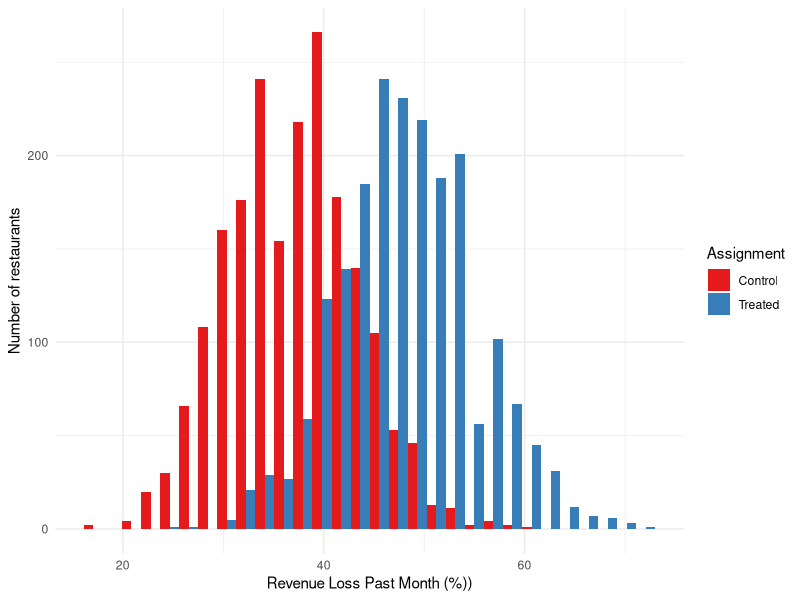
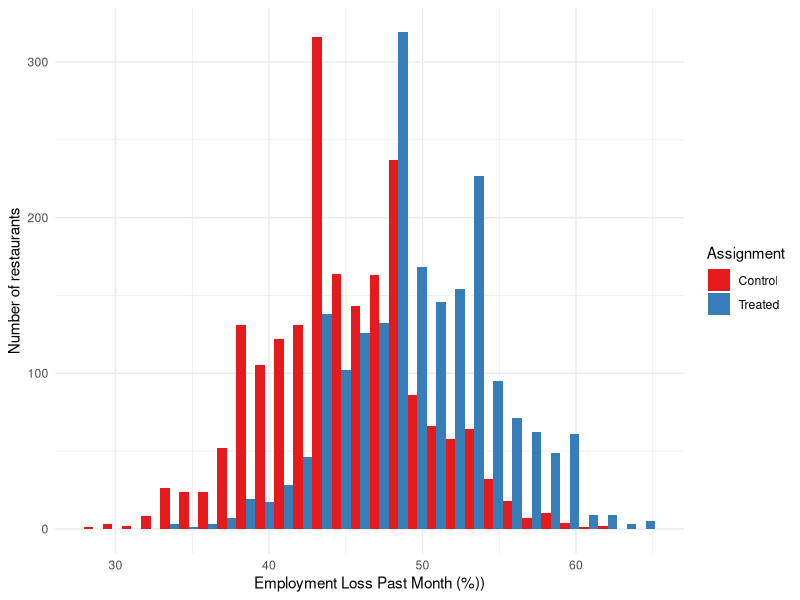
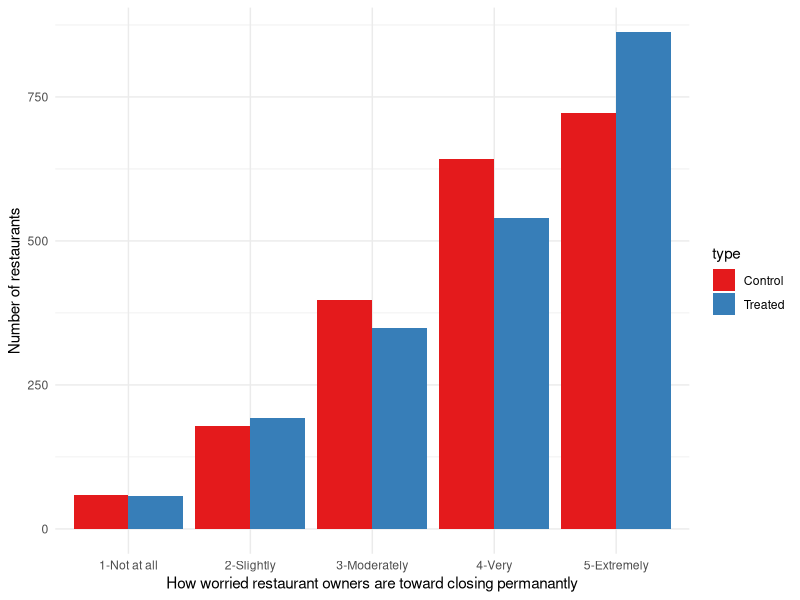
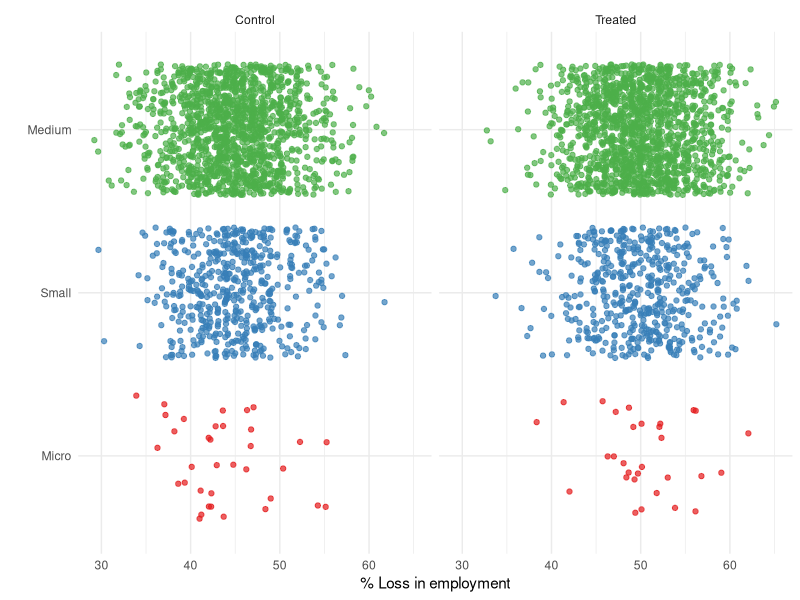
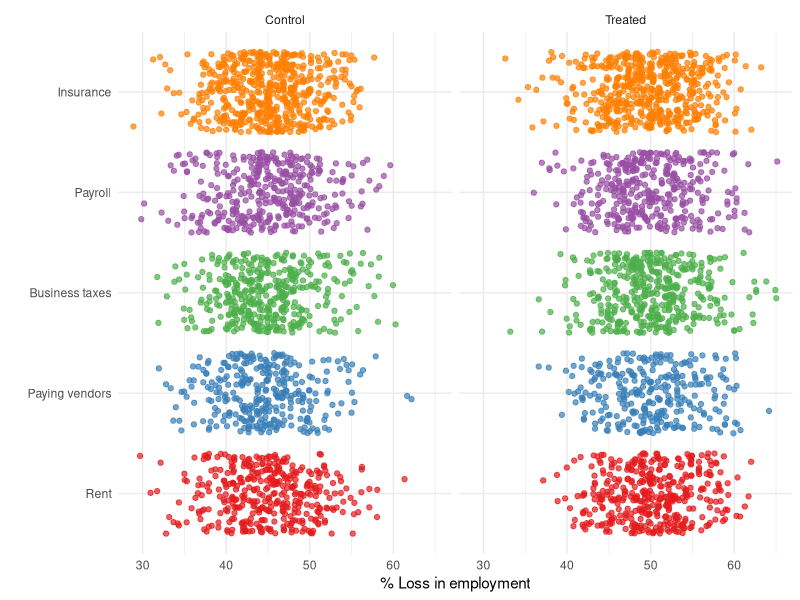
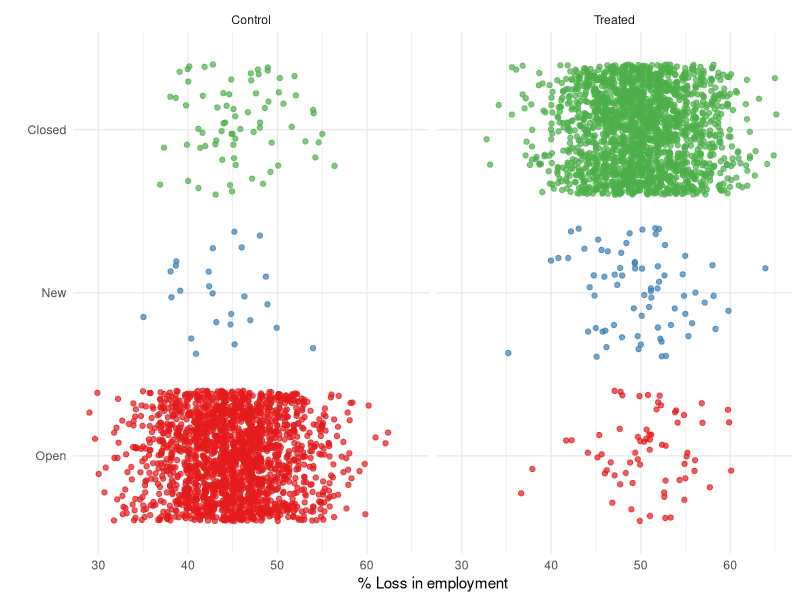
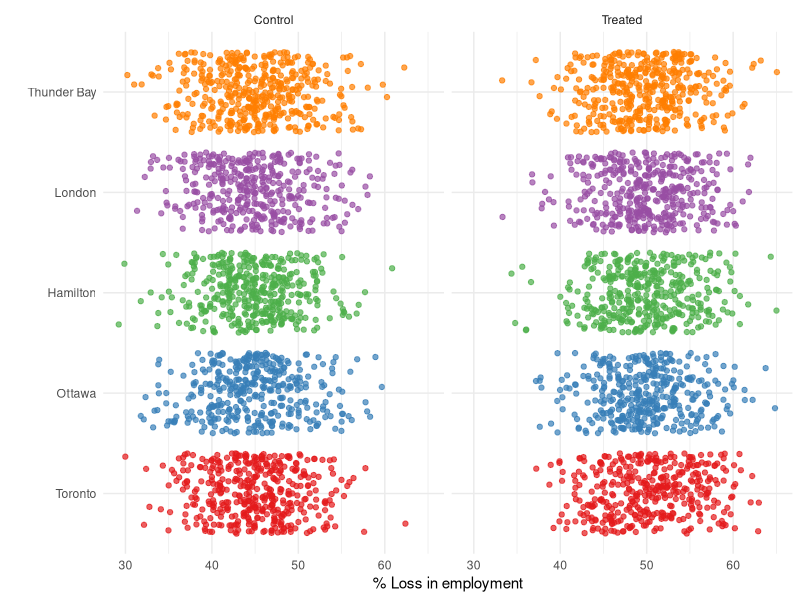
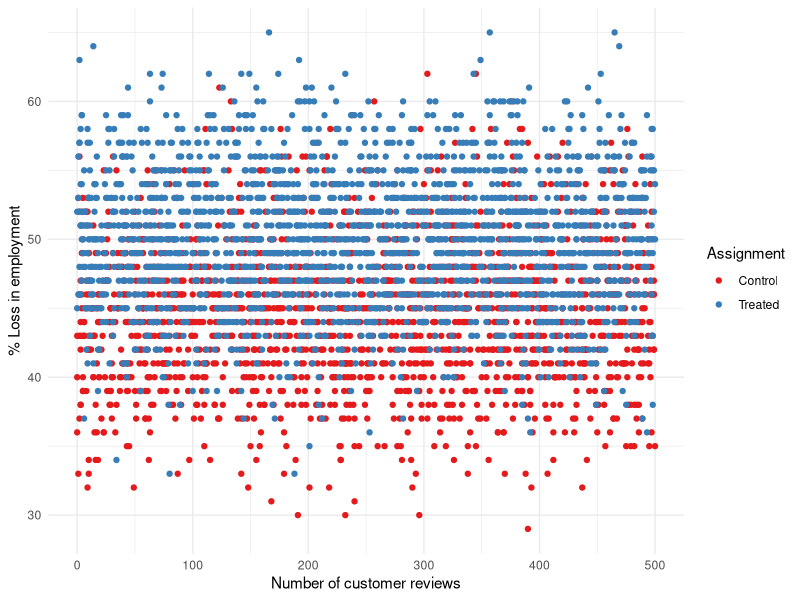

Write the R code that produced these figures, in order.
## ---- chunk 1
knitr::opts_chunk$set(echo = TRUE)

#############################TESTING
#### Workspace setup ####
library(tidyverse)
library(tibble)
library(ggplot2)

# Load dataset
simulated_dataset <- readr::read_csv("../../inputs/simulated_dataset.csv")

## ---- chunk 2
#Describe Q1
simulated_dataset %>% 
  ggplot(aes(x = Q1, fill = type)) +
  geom_histogram(position="dodge") +
  theme_minimal() +
  labs(x = "Revenue Loss Past Month (%))",
       y = "Number of restaurants",
       fill = "Assignment") +
  scale_fill_brewer(palette = "Set1")

## ---- chunk 3
#Describe Q2
simulated_dataset %>% 
  ggplot(aes(x = Q2, fill = type)) +
  geom_histogram(position="dodge") +
  theme_minimal() +
  labs(x = "Employment Loss Past Month (%))",
       y = "Number of restaurants",
       fill = "Assignment") +
  scale_fill_brewer(palette = "Set1")

## ---- chunk 4
#Describe Q3
simulated_dataset %>% 
  ggplot(aes(x = Q3, fill=type)) +
  geom_bar(position = 'dodge') +
  labs(x = "How worried restaurant owners are toward closing permanantly",
       y = "Number of restaurants") +
  theme_minimal() +
  scale_fill_brewer(palette = "Set1")
## ---- chunk 5

################################# COMPARE LAYOFFS(Q2) AGAINST DIFFERENT FACTORS
############# numerical vs. categorical variables 
#2v4
simulated_dataset %>% 
ggplot( 
       aes(y = factor(Q4,
                      labels = c("Micro",
                                 "Small",
                                 "Medium")), 
           x = Q2, 
           color = Q4)) +
  geom_jitter(alpha = 0.7,
              size = 1.5) + 
  labs(x = "% Loss in employment",
       y = "") +
  facet_wrap(vars(type)) +
  scale_color_brewer(palette = "Set1")+
  theme_minimal() +
  theme(legend.position = "none")

## ---- chunk 6

################################# COMPARE LAYOFFS(Q2) AGAINST DIFFERENT FACTORS
############# numerical vs. categorical variables 
#2v5
simulated_dataset %>% 
ggplot( 
       aes(y = factor(Q5,
                      labels = c("Rent",
                                "Paying vendors",
                                "Business taxes",
                                "Payroll",
                                "Insurance")), 
           x = Q2, 
           color = Q5)) +
  geom_jitter(alpha = 0.7,
              size = 1.5) + 
  labs(x = "% Loss in employment",
       y = "") +
  facet_wrap(vars(type)) +
  scale_color_brewer(palette = "Set1")+
  theme_minimal() +
  theme(legend.position = "none")

## ---- chunk 7

################################# COMPARE LAYOFFS(Q2) AGAINST DIFFERENT FACTORS
############# numerical vs. categorical variables 
#2v6
simulated_dataset %>% 
ggplot( 
       aes(y = factor(Q6,
                      labels = c("Open",
                                 "New",
                                 "Closed")), 
           x = Q2, 
           color = Q6)) +
  geom_jitter(alpha = 0.7,
              size = 1.5) + 
  labs(x = "% Loss in employment",
       y = "") +
  facet_wrap(vars(type)) +
  scale_color_brewer(palette = "Set1")+
  theme_minimal() +
  theme(legend.position = "none")

## ---- chunk 8

################################# COMPARE LAYOFFS(Q2) AGAINST DIFFERENT FACTORS
############# numerical vs. categorical variables 
   
#2v10
simulated_dataset %>% 
ggplot( 
       aes(y = factor(Q10,
                      labels = c("Toronto",
                                  "Ottawa",
                                  "Hamilton",
                                  "London",
                                  "Thunder Bay"
                                  )), 
           x = Q2, 
           color = Q10)) +
  geom_jitter(alpha = 0.7,
              size = 1.5) + 
  labs(x = "% Loss in employment",
       y = "") +
  facet_wrap(vars(type)) +
  scale_color_brewer(palette = "Set1")+
  theme_minimal() +
  theme(legend.position = "none")

## ---- chunk 9

################################# COMPARE LAYOFFS(Q2) AGAINST DIFFERENT FACTORS
################################## numerical vs. numerical
# 2v7
simulated_dataset %>% 
  ggplot(aes(x = Q7, y = Q2, color = type)) +
  geom_point() +
  theme_minimal() +
  labs(x = "Number of customer reviews",
       y = "% Loss in employment",
       color = "Assignment") +
  scale_color_brewer(palette = "Set1")
## ---- chunk 10

################################# COMPARE LAYOFFS(Q2) AGAINST DIFFERENT FACTORS
############# numerical vs. numerical variables 
# 2v8
simulated_dataset %>% 
  ggplot(aes(x = Q8, y = Q2, color = type)) +
  geom_point() +
  theme_minimal() +
  labs(x = "Yelp star rating",
       y = "% Loss in employment",
       color = "Assignment") +
  scale_color_brewer(palette = "Set1")
## ---- chunk 11

################################# COMPARE LAYOFFS(Q2) AGAINST DIFFERENT FACTORS
############# numerical vs. numerical variables 
# 2v9
simulated_dataset %>% 
  ggplot(aes(x = Q9, y = Q2, color = type)) +
  geom_point() +
  theme_minimal() +
  labs(x = "Yelp price point",
       y = "% Loss in employment",
       color = "Assignment") +
  scale_color_brewer(palette = "Set1")
## ---- chunk 12

################################# COMPARE WORRINESS(Q3) AGAINST DIFFERENT FACTORS
################################## categorical vs. categorical
# 3v4
simulated_dataset %>% 
  ggplot(aes(x = Q3, 
             fill = Q4)) + 
  geom_bar(position = "fill") +
  labs(x="How worried restaurant owners are toward closing permanantly",y = "porportion")+
  theme_minimal() +
  facet_wrap(vars(type)) +
  scale_color_brewer(palette = "Set1")
## ---- chunk 13

################################# COMPARE WORRINESS(Q3) AGAINST DIFFERENT FACTORS
################################## categorical vs. categorical
# 3v5
simulated_dataset %>% 
  ggplot(aes(x = Q3, 
             fill = Q5)) + 
  geom_bar(position = "fill") +
  labs(x="How worried restaurant owners are toward closing permanantly",y = "porportion")+
  theme_minimal() +
  facet_wrap(vars(type)) +
  scale_color_brewer(palette = "Set1")
## ---- chunk 14

################################# COMPARE WORRINESS(Q3) AGAINST DIFFERENT FACTORS
################################## categorical vs. categorical
# 3v6
simulated_dataset %>% 
  ggplot(aes(x = Q3, 
             fill = Q6)) + 
  geom_bar(position = "fill") +
  labs(x="How worried restaurant owners are toward closing permanantly",y = "porportion")+
  theme_minimal() +
  facet_wrap(vars(type)) +
  scale_color_brewer(palette = "Set1")
## ---- chunk 15

################################# COMPARE WORRINESS(Q3) AGAINST DIFFERENT FACTORS
################################## categorical vs. categorical
# 3v10
simulated_dataset %>% 
  ggplot(aes(x = Q3, 
             fill = Q10)) + 
  geom_bar(position = "fill") +
  labs(x="How worried restaurant owners are toward closing permanantly",y = "porportion")+
  theme_minimal() +
  facet_wrap(vars(type)) +
  scale_color_brewer(palette = "Set1")
## ---- chunk 16

################################# COMPARE Q3 AGAINST DIFFERENT FACTORS
############# numerical vs. categorical variables 

#3v7
simulated_dataset %>% 
ggplot( 
       aes(y = factor(Q3,
                      labels = c(      "5-Extremely",
      "4-Very",
      "3-Moderately",
      "2-Slightly",
      "1-Not at all")), 
           x = Q7, 
           color = Q3)) +
  geom_jitter(alpha = 0.7,
              size = 1.5) + 
  labs(y = "How worried restaurant owners are toward closing permanantly",
       x = "Number of customer reviews") +
  facet_wrap(vars(type)) +
  scale_color_brewer(palette = "Set1")+
  theme_minimal() +
  theme(legend.position = "none")
## ---- chunk 17

################################# COMPARE Q3 AGAINST DIFFERENT FACTORS
############# numerical vs. categorical variables 

#3v8
simulated_dataset %>% 
ggplot( 
       aes(y = factor(Q3,
                      labels = c(      "5-Extremely",
      "4-Very",
      "3-Moderately",
      "2-Slightly",
      "1-Not at all")), 
           x = Q8, 
           color = Q3)) +
  geom_jitter(alpha = 0.7,
              size = 1.5) + 
  labs(y = "How worried restaurant owners are toward closing permanantly",
       x = "Yelp star rating") +
  facet_wrap(vars(type)) +
  scale_color_brewer(palette = "Set1")+
  theme_minimal() +
  theme(legend.position = "none")
## ---- chunk 18

################################# COMPARE Q3 AGAINST DIFFERENT FACTORS
############# numerical vs. categorical variables 

#3v9
simulated_dataset %>% 
ggplot( 
       aes(y = factor(Q3,
                      labels = c(      "5-Extremely",
      "4-Very",
      "3-Moderately",
      "2-Slightly",
      "1-Not at all")), 
           x = Q9, 
           color = Q3)) +
  geom_jitter(alpha = 0.7,
              size = 1.5) + 
  labs(y = "How worried restaurant owners are toward closing permanantly",
       x = "Price point") +
  facet_wrap(vars(type)) +
  scale_color_brewer(palette = "Set1")+
  theme_minimal() +
  theme(legend.position = "none")


